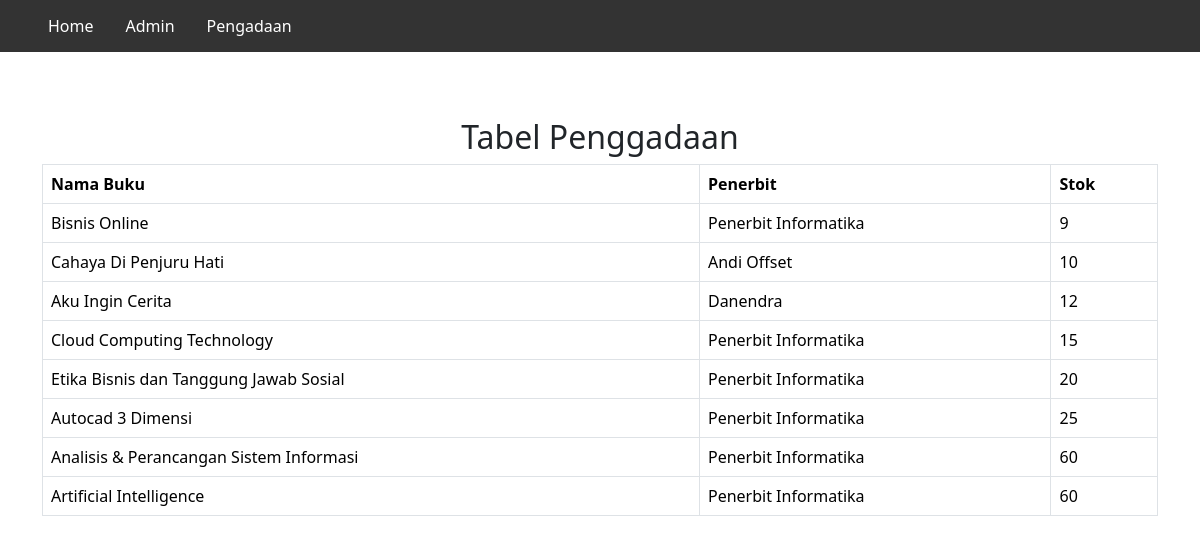
Page /pengadaan.php on the earlier database version.
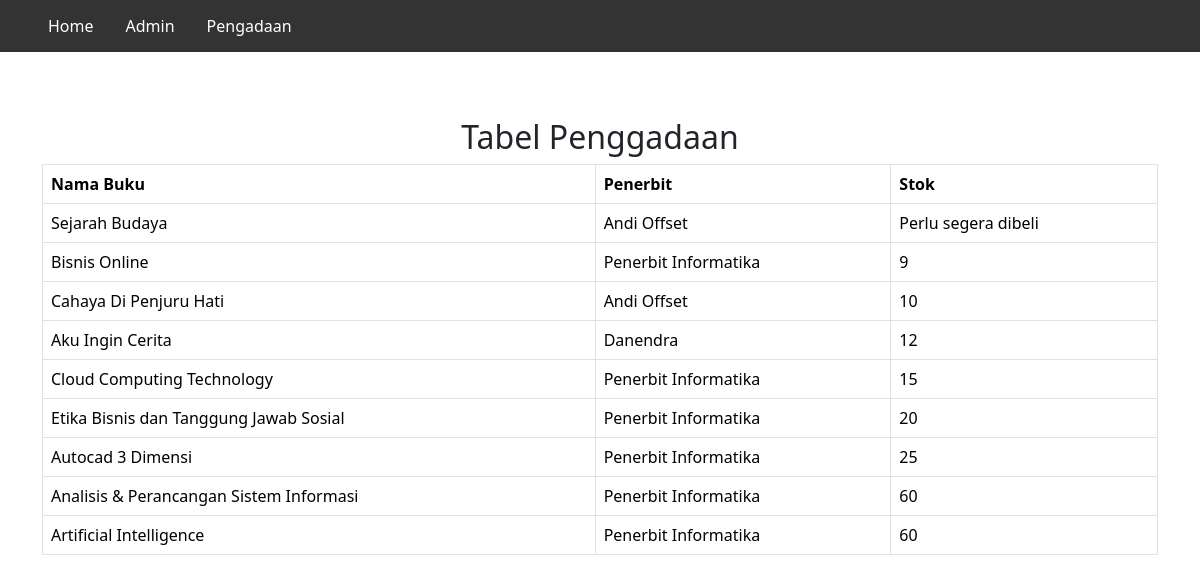
Same page on the later database version.
### tables this page shows
CREATE TABLE `buku` (
  `idBuku` varchar(255) NOT NULL,
  `kategori` varchar(255) NOT NULL,
  `namaBuku` varchar(255) NOT NULL,
  `harga` int(11) NOT NULL,
  `stok` int(11) NOT NULL,
  `penerbit` varchar(255) NOT NULL
);

### functions.php (called while the page is built, shortened)
<?php
$conn = mysqli_connect("localhost","root","","data");
function query($query){
    global $conn;
    $result = mysqli_query($conn, $query);
    $rows = [];
    while( $row = mysqli_fetch_assoc($result)){
        $rows[] = $row;
    }
    return $rows;
}
?>

### pengadaan.php (the view, shortened to what this page needs)
<?php
require 'functions.php';
$buku = query("SELECT * FROM buku ORDER BY stok ASC");
?>
<html>
    <head>
        <link rel="stylesheet" href="style/style.css">
        <link href="https://cdn.jsdelivr.net/npm/bootstrap@5.3.3/dist/css/bootstrap.min.css" rel="stylesheet">
    </head>
    <body>
        <ul>
            <li><a href="index.php">Home</a></li>
            <li><a href="admin.php">Admin</a></li>
            <li><a href="pengadaan.php">Pengadaan</a></li>
        </ul>
        <div class="container">
            <h2><center>Tabel Penggadaan</center></h2>
            <table class="table table-bordered table-hover">
                <thead>
                    <tr>
                        <th>Nama Buku</th>
                        <th>Penerbit</th>
                        <th>Stok</th>
                    </tr>
                </thead>
                <tbody>
                    <?php foreach($buku as $row) : ?>
                    <tr>
                        <td><?= $row["namaBuku"]?></td>
                        <td><?= $row["penerbit"]?></td>
                        <td><?php if ($row["stok"] < 5) {
                            echo  "Perlu segera dibeli";
                        } else {
                            echo $row["stok"];
                        }
                            ?></td>
                    </tr>
                <?php endforeach; ?>
                </tbody>
                </table>
        </div>
    </body>
</html>

Differences in the rows shown:
added buku: namaBuku "Sejarah Budaya", penerbit "Andi Offset", stok "Perlu segera dibeli"
